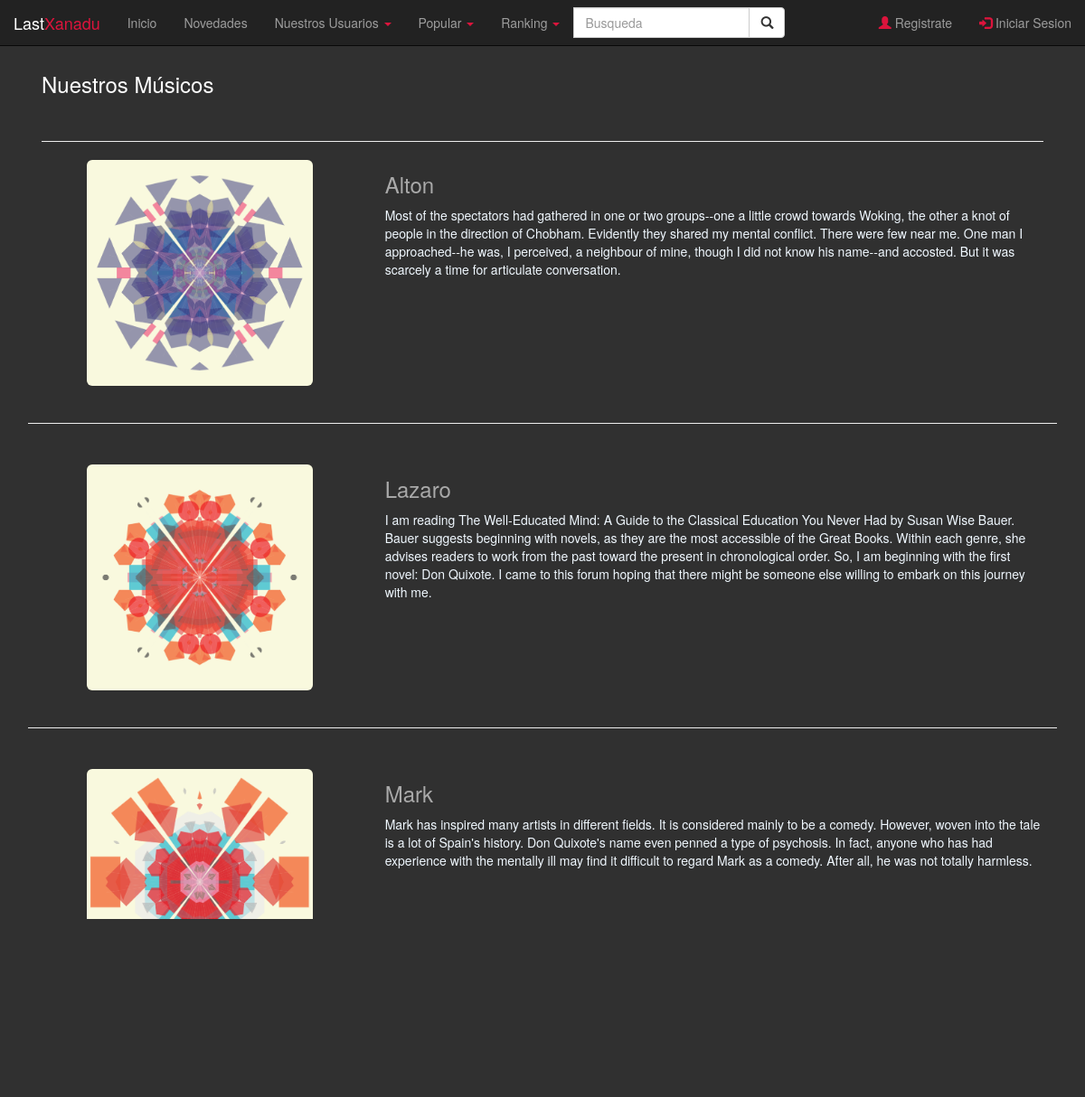
/nuestrosMusicos.php, run on the app's committed database.
### tables this page shows
CREATE TABLE IF NOT EXISTS `users` (
  `user_id` int(11) NOT NULL AUTO_INCREMENT,
  `user_name` varchar(20) NOT NULL,
  `user_avatar` varchar(255) NOT NULL,
  `user_description` varchar(500) NOT NULL,
  `user_type` enum('Illustrator','Composer','Admin') NOT NULL,
  `user_following` text NOT NULL,
  `user_followers` text NOT NULL,
  `user_email` varchar(40) NOT NULL,
  `user_pass` varchar(255) NOT NULL,
  `user_favourites` text NOT NULL,
  PRIMARY KEY (`user_id`)
);

### nuestrosMusicos.php (the view, shortened to what this page needs)
<!DOCTYPE html>
<html lang="es">
<head>
	<link rel="stylesheet" href="https://maxcdn.bootstrapcdn.com/bootstrap/3.3.7/css/bootstrap.min.css">
	<link rel="stylesheet" type="text/css" href="css/ranking.css">
</head>
<body>
	<?php require "includes/navbar.php";
	require ("includes/db.php");
	?>
	<div class="container">
		<div id="cabecera" class="row">
			<div class="col-sm-12">
				<br>
				<h3>Nuestros Músicos</h3><br>
				<hr>
			</div>
			<br>
			<?php
			$consulta = "SELECT * FROM users WHERE user_type='Composer' order by user_name ASC";
			$resultado = $mysqli->query($consulta) or die ($mysqli->error."en la linea".(__LINE__-1));
			while ($row = $resultado->fetch_assoc()){
				echo '
				<div class="row just-user-list">
					<div class="col-xs-4 col-sm-4 col-md-4 col-lg-4">
						<a href="user.php?id='.$row["user_id"].'"><img class="img-responsive img-rounded" src="'.$row["user_avatar"].'" alt="'.$row["user_name"].'"></a>
					</div>
					<div class="col-xs-8 col-sm-8 col-md-8 col-lg-8">
						<h4 class = "titulo" ><a href="user.php?id='.$row["user_id"].'">'.$row["user_name"].'</a></h4>
						<p>'.$row["user_description"].'</p>
					</div>
				</div>
				<br/>
				<hr class="lineapunteada">
				';
			}
			?>
		</div>
		<br>
		<?php require "includes/PiePagina.php"; ?>
	</div>
</body>
</html>

### css/ranking.css (style rules this page uses)
body { background: url('../img/silkbrush8.png'); background-repeat: space; background-color: #303030; background-attachment: fixed; color: white; }
div h4 { font-size: 2em; }
div p { font-size: 1.1em; color: #F0F8FF; }
.row { margin: 1px; margin-top: 45px; }
#cabecera { margin-top: 40px; }
.just-user-list p { font-size: 14px; }
.just-user-list a { color: darkgray; font-size: 24px; }
.just-user-list img { max-height: 250px; margin: auto; }

### data on the page
users: user_avatar+user_name (picture), user_name "Alton", user_description "Most of the spectators had gathered in one or two groups--one a little crowd towards Woking, the other a knot of people in the direction of Chobham. Evidently they shared my mental conflict. There were few near me. One man I approached--he was, I perceived, a neighbour of mine, though I did not know his name--and accosted. But it was scarcely a time for articulate conversation."
users: user_avatar+user_name (picture), user_name "Lazaro", user_description "I am reading The Well-Educated Mind: A Guide to the Classical Education You Never Had by Susan Wise Bauer. Bauer suggests beginning with novels, as they are the most accessible of the Great Books. Within each genre, she advises readers to work from the past toward the present in chronological order. So, I am beginning with the first novel: Don Quixote. I came to this forum hoping that there might be someone else willing to embark on this journey with me."
users: user_avatar+user_name (picture), user_name "Mark", user_description "Mark has inspired many artists in different fields. It is considered mainly to be a comedy. However, woven into the tale is a lot of Spain's history. Don Quixote's name even penned a type of psychosis. In fact, anyone who has had experience with the mentally ill may find it difficult to regard Mark as a comedy. After all, he was not totally harmless."
